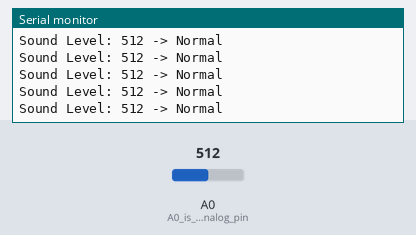
Recording of a sketch running on a simulated Arduino Uno, built with avr-gcc and run on an emulated ATmega328P. On the bench: the last lines printed to the serial monitor. The inputs (shaded band) are chosen by the test bench; at power-on: A0 (A0_is_the_only_analog_pin) = 512.

Above: at 1.2 s.
1.3 s: A0 (A0_is_the_only_analog_pin) set to 688
At 1.56 s:
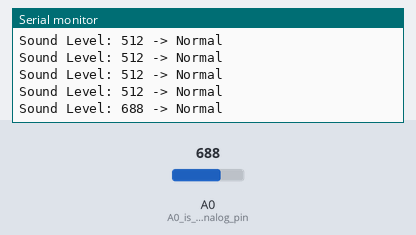
2.8 s: A0 (A0_is_the_only_analog_pin) set to 716
At 2.96 s:
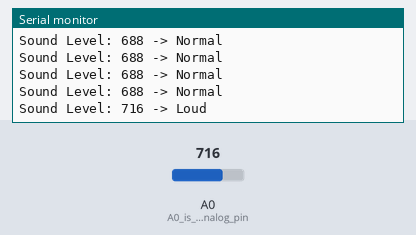

Measured:
- the behaviour switches between 699 and 700 on A0 (A0_is_the_only_analog_pin) (found by bisection; images 1 and 2)
- after the input at 1.3 s, the serial monitor: prints a new line after 0.10 s (image 1)
- after the input at 2.8 s, the serial monitor: prints a new line at once (image 2)

The sketch:

Sound_Sensor.ino
```cpp
void setup() {
  Serial.begin(115200);        // Start serial communication
  pinMode(A0, INPUT);          // A0 is the only analog pin on ESP8266
}

void loop() {
  int soundLevel = analogRead(A0);  // Read analog value (0 - 1023)

  Serial.print("Sound Level: ");
  Serial.print(soundLevel);
  Serial.print(" -> ");

  // Classify the sound level
  if (soundLevel < 300) {
    Serial.println("Quiet");
  } else if (soundLevel < 700) {
    Serial.println("Normal");
  } else {
    Serial.println("Loud");
  }

  delay(200);  // Small delay for readability
}
```
